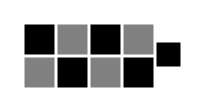
//> input picture pics/rect_grey.jpg, 202 x 112 px
$ ./shapes   (built with g++ and OpenCV 4)
//> lines starting //> are read from the running program, lines starting //| are printed output that depends on the picture; after the words box and inside, x2 and y2 are one past the last pixel; in counts of white or black regions, pixels touching at a corner belong together
//
// Created by julian on 5/25/19.
// adapted from
// https://web.archive.org/web/20150317002418/http://opencv-code.com/tutorials/detecting-simple-shapes-in-an-image/

#include <opencv2/highgui/highgui.hpp>
#include <opencv2/imgproc/imgproc.hpp>
#include <cmath>
#include <iostream>

/**
 * Helper function to find a cosine of angle between vectors
 * from pt0->pt1 and pt0->pt2
 */
static double angle(cv::Point pt1, cv::Point pt2, cv::Point pt0)
{
    double dx1 = pt1.x - pt0.x;
    double dy1 = pt1.y - pt0.y;
    double dx2 = pt2.x - pt0.x;
    double dy2 = pt2.y - pt0.y;
    return (dx1*dx2 + dy1*dy2)/sqrt((dx1*dx1 + dy1*dy1)*(dx2*dx2 + dy2*dy2) + 1e-10);
}

/**
 * Helper function to display text in the center of a contour
 */
void setLabel(cv::Mat& im, const std::string label, std::vector<cv::Point>& contour)
{
    int fontface = cv::FONT_HERSHEY_SIMPLEX;
    double scale = 0.4;
    int thickness = 1;
    int baseline = 0;

    cv::Size text = cv::getTextSize(label, fontface, scale, thickness, &baseline);
    cv::Rect r = cv::boundingRect(contour);

    cv::Point pt(r.x + ((r.width - text.width) / 2), r.y + ((r.height + text.height) / 2));
    cv::rectangle(im, pt + cv::Point(0, baseline), pt + cv::Point(text.width, -text.height), cv::Scalar(255,255,255), cv::FILLED);
    cv::circle(im, pt, 7, cv::Scalar(0, 0, 0), -1);
    cv::putText(im, label, pt, fontface, scale*0.5, cv::Scalar(0,0,0), thickness, 8);
}

static void drawSquares(cv::Mat& image, const std::vector<std::vector<cv::Point>>& squares) {
    for( size_t i = 0; i < squares.size(); i++ )
    {
        const cv::Point* p = &squares[i][0];
        int n = (int)squares[i].size();
        cv::polylines(image, &p, &n, 1, true, cv::Scalar(0,255,0), 1, cv::LINE_AA);
    }

    cv::imshow("marked", image);
}

int main()
{
    //cv::Mat src = cv::imread("polygon.png");
    cv::Mat src = cv::imread("../pics/rect_grey.jpg");
//> src is the input picture: 112 rows x 202 cols, CV_8UC3; min 0, max 255, mean 187.7
    if (src.empty())
        return -1;

    // Convert to grayscale
    cv::Mat gray;
    cv::cvtColor(src, gray, cv::COLOR_BGR2GRAY);

    // Use Canny instead of threshold to catch squares with gradient shading
    cv::Mat bw;
    cv::Canny(gray, bw, 0, 50, 5);
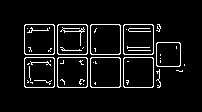
//> bw: 112 rows x 202 cols, CV_8UC1; 6.7% white in thin lines or dots, all inside (x1, y1, x2, y2) = (24, 24, 185, 88)

    // Find contours
    std::vector<std::vector<cv::Point> > contours;
    cv::findContours(bw.clone(), contours, cv::RETR_EXTERNAL, cv::CHAIN_APPROX_SIMPLE);
//> contours = 13 contours, 4 with area under 20; largest, box (x1, y1, x2, y2) and area: (123, 57, 154, 88) 898, (90, 57, 121, 88) 898, (57, 57, 88, 88) 898, (24, 57, 55, 88) 898, (123, 24, 154, 55) 898

    std::vector<cv::Point> approx;
    std::vector<std::vector<cv::Point>> squares;

    cv::Mat dst = src.clone();

    for (size_t i = 0; i < contours.size(); i++)
    {
        // Approximate contour with accuracy proportional
        // to the contour perimeter
        cv::approxPolyDP(cv::Mat(contours[i]), approx, cv::arcLength(cv::Mat(contours[i]), true)*0.02, true);

        // Skip small or non-convex objects
        if (std::fabs(cv::contourArea(contours[i])) < 100 || !cv::isContourConvex(approx))
            continue;

        if (approx.size() == 3)
        {
            setLabel(dst, "TRI", contours[i]);    // Triangles
        }
        else if (approx.size() >= 4 && approx.size() <= 6)
        {
            // Number of vertices of polygonal curve
            int vtc = approx.size();

            // Get the cosines of all corners
            std::vector<double> cos;
            for (int j = 2; j < vtc+1; j++)
                cos.push_back(angle(approx[j%vtc], approx[j-2], approx[j-1]));

            // Sort ascending the cosine values
            std::sort(cos.begin(), cos.end());

            // Get the lowest and the highest cosine
            double mincos = cos.front();
            double maxcos = cos.back();

            // Use the degrees obtained above and the number of vertices
            // to determine the shape of the contour
            if (vtc == 4 && mincos >= -0.1 && maxcos <= 0.3) {
                squares.push_back(approx);
                setLabel(dst, "RECT", contours[i]);
            } else if (vtc == 5 && mincos >= -0.34 && maxcos <= -0.27) {
                setLabel(dst, "PENTA", contours[i]);
            } else if (vtc == 6 && mincos >= -0.55 && maxcos <= -0.45) {
                setLabel(dst, "HEXA", contours[i]);
            }
        }
        else
        {
            // Detect and label circles
            double area = cv::contourArea(contours[i]);
            cv::Rect r = cv::boundingRect(contours[i]);
            int radius = r.width / 2;

            if (std::abs(1 - ((double)r.width / r.height)) <= 0.2 &&
                std::abs(1 - (area / (M_PI * std::pow(radius, 2)))) <= 0.2)
                setLabel(dst, "CIR", contours[i]);
        }
    }
//> this loop made 13 passes
//> (approx, r in setLabel, pt in setLabel) on passes 4, 5, 6, 7, 8, 10, 11: (4 Points (x, y): [124, 57], [123, 86], [152, 87], [153, 58], Rect(123, 57, 31, 31), Point(123, 77)), (4 Points (x, y): [91, 57], [90, 86], [119, 87], [120, 58], Rect(90, 57, 31, 31), Point(90, 77)), (4 Points (x, y): [58, 57], [57, 86], [86, 87], [87, 58], Rect(57, 57, 31, 31), Point(57, 77)), (4 Points (x, y): [25, 57], [24, 86], [53, 87], [54, 58], Rect(24, 57, 31, 31), Point(24, 77)), (4 Points (x, y): [157, 42], [156, 65], [179, 66], [180, 43], Rect(156, 42, 25, 25), Point(153, 59)), (4 Points (x, y): [124, 24], [123, 53], [152, 54], [153, 25], Rect(123, 24, 31, 31), Point(123, 44)), (4 Points (x, y): [91, 24], [90, 53], [119, 54], [120, 25], Rect(90, 24, 31, 31), Point(90, 44))
//> approx on pass 3: 2 Points (x, y): [184, 64], [184, 65]
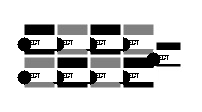
//> dst: 112 rows x 202 cols, CV_8UC3; 17.03% of pixels changed, all inside (x1, y1, x2, y2) = (17, 35, 181, 85)

    drawSquares(src, squares);
//> the loop in drawSquares, `for( size_t i = 0; i < squares.size(); i++ )` made 9 passes
//> after the loop in drawSquares, `for( size_t i = 0; i < squares.size(); i++ )`:
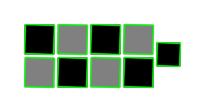
//> image: 112 rows x 202 cols, CV_8UC3; 13.37% of pixels changed, all inside (x1, y1, x2, y2) = (23, 23, 182, 89)

    cv::imshow("src", src);
    cv::imshow("dst", dst);
    cv::waitKey(0);
    return 0;
}
